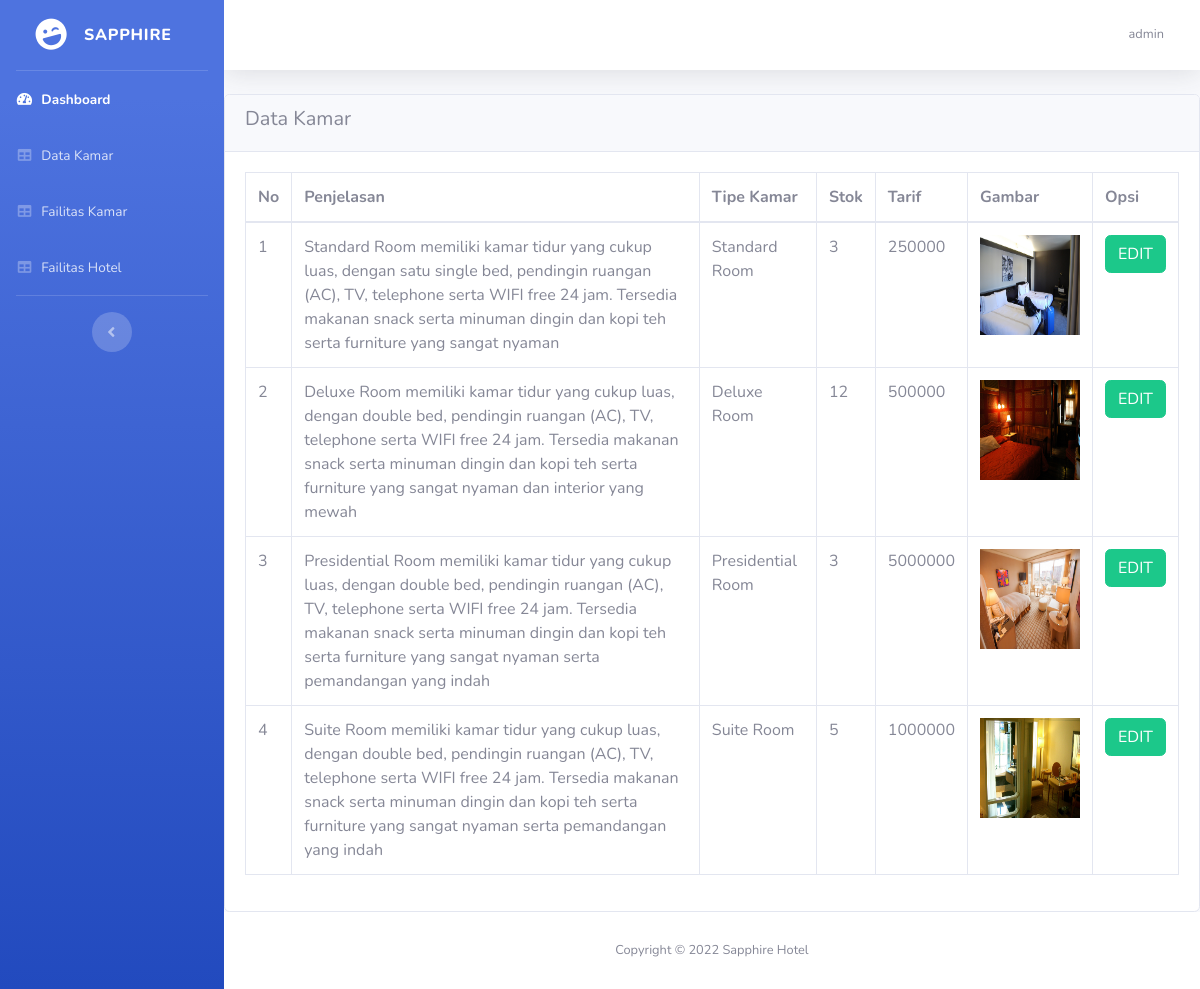
/admin/kamar.php (signed in), run on the app's committed database.
### tables this page shows
CREATE TABLE `kamar` (
  `id_kamar` int(11) NOT NULL,
  `penjelasan` text NOT NULL,
  `jenis_kamar` varchar(50) NOT NULL,
  `stok_kamar` int(20) NOT NULL,
  `tarif` int(100) NOT NULL,
  `gambar` text NOT NULL
);

### admin/kamar.php (the view, shortened to what this page needs)
<?php include('header.php'); ?>
<?php include('navbar.php'); ?>
<div class="card">
    <div class="card-header">
        <h5>Data Kamar</h5>
    </div>
    <div class="card-body">
        <div class="table-responsive">
            <table class="table table-bordered" id="dataTable" width="50%" cellspacing="0">
                <thead>
                    <tr>
                        <th>No</th>
                        <th>Penjelasan</th>
                        <th>Tipe Kamar</th>
                        <th>Stok</th>
                        <th>Tarif</th>
                        <th>Gambar</th>
                        <th>Opsi</th>
                    </tr>
                </thead>
                <tbody>
                    <?php
                    include 'koneksi.php';
                    $sql = mysqli_query($koneksi, "select * from kamar WHERE id_kamar");
                    while ($data = mysqli_fetch_array($sql)) {
                    ?>
                        <tr>
                            <td> <?php echo $data['id_kamar']; ?></td>
                            <td> <?php echo $data['penjelasan']; ?></td>
                            <td> <?php echo $data['jenis_kamar']; ?></td>
                            <td> <?php echo $data['stok_kamar']; ?></td>
                            <td> <?php echo $data['tarif']; ?></td>
                            <td> <img src="../images/photos/<?php echo $data['gambar']; ?>" width="100px" height="100px" alt="gambar"> </td>
                            <td>
                                <form action="edit_kamar.php" method="post">
                                    <button type="submit" name="edit_btn" class="btn btn-success"> EDIT</button>
                                </form>
                            </td>
                        </tr>
                    <?php
                    }
                    ?>
                </tbody>
            </table>
        </div>
    </div>
</div>
</div>
<?php include('footer.php'); ?>

### data on the page
kamar: id_kamar "1", penjelasan "Standard Room memiliki kamar tidur yang cukup luas, dengan satu single bed, pendingin ruangan (AC), TV, telephone serta WIFI free 24 jam. Tersedia makanan snack serta minuman dingin dan kopi teh serta furniture yang sangat nyaman", jenis_kamar "Standard Room", stok_kamar "3", tarif "250000", gambar (picture)
kamar: id_kamar "2", penjelasan "Deluxe Room memiliki kamar tidur yang cukup luas, dengan double bed, pendingin ruangan (AC), TV, telephone serta WIFI free 24 jam. Tersedia makanan snack serta minuman dingin dan kopi teh serta furniture yang sangat nyaman dan interior yang mewah", jenis_kamar "Deluxe Room", stok_kamar "12", tarif "500000", gambar (picture)
kamar: id_kamar "3", penjelasan "Presidential Room memiliki kamar tidur yang cukup luas, dengan double bed, pendingin ruangan (AC), TV, telephone serta WIFI free 24 jam. Tersedia makanan snack serta minuman dingin dan kopi teh serta furniture yang sangat nyaman serta pemandangan yang indah", jenis_kamar "Presidential Room", stok_kamar "3", tarif "5000000", gambar (picture)
kamar: id_kamar "4", penjelasan "Suite Room memiliki kamar tidur yang cukup luas, dengan double bed, pendingin ruangan (AC), TV, telephone serta WIFI free 24 jam. Tersedia makanan snack serta minuman dingin dan kopi teh serta furniture yang sangat nyaman serta pemandangan yang indah", jenis_kamar "Suite Room", stok_kamar "5", tarif "1000000", gambar (picture)

### other printed values
$_SESSION['username'] "admin"
